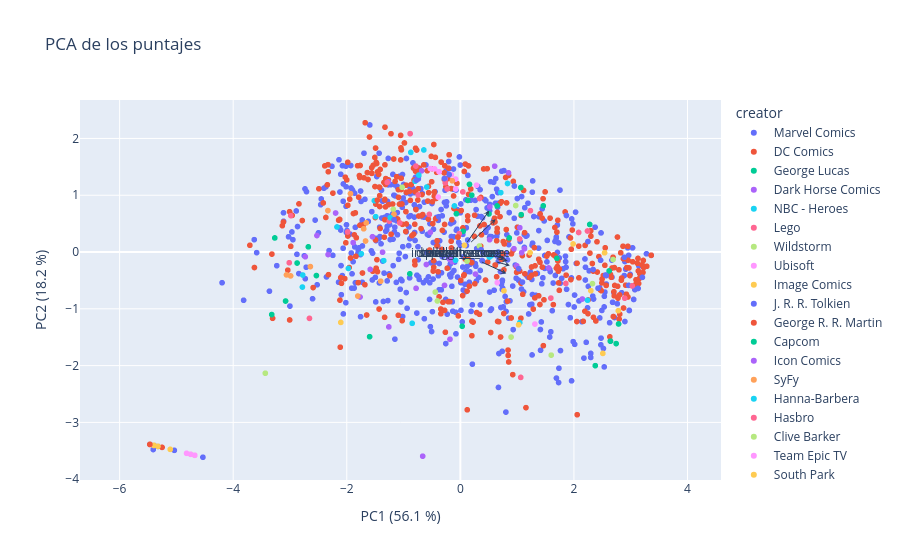

The cell this chart's notebook holds for it:
### Markdown cell above
Construyan un único mapa PCA de los 1 367 personajes, con PC1 y PC2, color por `creator` y `name` al pasar el cursor. Agreguen seis flechas con sus etiquetas y una tabla de loadings de las dos primeras componentes. Usen `components_.T * np.sqrt(explained_variance_)` y mantengan las flechas en esa escala, sin factores adicionales. Indiquen la varianza explicada en cada eje y usen la misma escala visual en ambos, para que una distancia horizontal y una vertical se lean igual (hint: `update_yaxes(scaleanchor="x")`). Las filas del mapa deben conservar el orden de `features`.

Hint: [la documentación de Plotly sobre PCA](https://plotly.com/python/pca-visualization/#visualize-loadings) muestra cómo añadir flechas con `add_annotation`, usando `axref="x"` y `ayref="y"` para que el origen y el extremo estén en coordenadas del gráfico.

### Code cell
proyeccion_pca = pca_puntajes.transform(tabular.select(PUNTAJES).to_numpy())
loadings = pca_puntajes.components_.T * np.sqrt(pca_puntajes.explained_variance_)
tabla_loadings = pl.DataFrame({
    "puntaje": PUNTAJES,
    "PC1": loadings[:, 0],
    "PC2": loadings[:, 1],
})
display(tabla_loadings)

mapa_pca = features.select("name", "creator").with_columns(
    pl.Series("PC1", proyeccion_pca[:, 0]),
    pl.Series("PC2", proyeccion_pca[:, 1]),
)
fig_pca = px.scatter(
    mapa_pca.to_pandas(), x="PC1", y="PC2", color="creator",
    hover_name="name", title="PCA de los puntajes",
)
for etiqueta, (x, y) in zip(PUNTAJES, loadings[:, :2]):
    fig_pca.add_annotation(
        x=float(x), y=float(y), ax=0, ay=0, axref="x", ayref="y",
        text=etiqueta, showarrow=True, arrowhead=3,
    )
fig_pca.update_xaxes(title=f"PC1 ({100 * pca_puntajes.explained_variance_ratio_[0]:.1f} %)")
fig_pca.update_yaxes(
    title=f"PC2 ({100 * pca_puntajes.explained_variance_ratio_[1]:.1f} %)",
    scaleanchor="x", scaleratio=1,
)
fig_pca.show()

### Figure 1 — Plotly figure (JSON) as saved in the notebook; plotly's stock layout.template omitted (floating-point values rounded to 4 significant figures; data arrays with more than 128 entries replaced by an {"elided": "..."} marker saying what was removed)
{"data": [{"hovertemplate": "<b>%{hovertext}</b><br><br>creator=Marvel Comics<br>PC1=%{x}<br>PC2=%{y}<extra></extra>", "hovertext": {"elided": "568 str values"}, "legendgroup": "Marvel Comics", "marker": {"color": "#636efa", "symbol": "circle"}, "mode": "markers", "name": "Marvel Comics", "showlegend": true, "type": "scattergl", "x": {"elided": "568 float values"}, "xaxis": "x", "y": {"elided": "568 float values"}, "yaxis": "y"}, {"hovertemplate": "<b>%{hovertext}</b><br><br>creator=DC Comics<br>PC1=%{x}<br>PC2=%{y}<extra></extra>", "hovertext": {"elided": "428 str values"}, "legendgroup": "DC Comics", "marker": {"color": "#EF553B", "symbol": "circle"}, "mode": "markers", "name": "DC Comics", "showlegend": true, "type": "scattergl", "x": {"elided": "428 float values"}, "xaxis": "x", "y": {"elided": "428 float values"}, "yaxis": "y"}, {"hovertemplate": "<b>%{hovertext}</b><br><br>creator=George Lucas<br>PC1=%{x}<br>PC2=%{y}<extra></extra>", "hovertext": ["Aayla Secura", "Darth Maul", "Darth Nihilus", "Darth Nox", "Grand Master Skywalker", "Greedo", "Indiana Jones", "Iron Man (Model 45)", "Jango Fett", "Jar Jar Binks", "Jyn Erso", "K-2SO", "Kylo Ren", "Luke Skywalker", "Qui-Gon Jinn", "Rey", "Yoda"], "legendgroup": "George Lucas", "marker": {"color": "#00cc96", "symbol": "circle"}, "mode": "markers", "name": "George Lucas", "showlegend": true, "type": "scattergl", "x": [-0.06906, 0.5046, 0.03209, 1.072, 0.8617, -2.875, -2.677, 1.7, 0.1608, -3.322, -0.04195, -5.468, 0.04967, 0.1311, 0.6474, -0.8897, 0.2012], "xaxis": "x", "y": [0.6747, 0.6713, -1.307, 0.6583, 0.248, -0.1937, 0.09122, -0.1115, 1.192, -1.101, 0.2633, -3.388, 0.3656, 0.9084, 0.812, -0.3836, 1.0], "yaxis": "y"}, {"hovertemplate": "<b>%{hovertext}</b><br><br>creator=Dark Horse Comics<br>PC1=%{x}<br>PC2=%{y}<extra></extra>", "hovertext": ["Abe Sapien", "Alien", "Alucard", "Angel Of Death", "Angel", "Barb Wire", "Buffy", "Dash", "Elastigirl", "Hellboy (Injustice 2)", "Hellboy", "Jack-Jack", "Johann Krauss", "Liz Sherman", "Mr Incredible", "Predator", "Rev-9", "Sherlock Holmes", "Solomon Kane", "Spike", "T-1000", "T-800", "T-850", "T-X", "The Boy", "The Goon", "The Lobster", "The Rumor", "Violet Parr"], "legendgroup": "Dark Horse Comics", "marker": {"color": "#ab63fa", "symbol": "circle"}, "mode": "markers", "name": "Dark Horse Comics", "showlegend": true, "type": "scattergl", "x": [0.5206, -0.279, 2.148, -0.1903, 1.129, -0.682, -0.5983, -1.259, -0.1423, 2.975, 1.556, -0.6633, 0.2665, -1.548, -0.1822, 0.5152, -0.04195, -0.2654, -1.587, 0.8476, 0.9443, -0.5276, 0.9933, 1.08, -1.268, -0.7801, 0.6042, -1.37, -1.766], "xaxis": "x", "y": [0.7952, -0.5873, -0.8271, -0.126, 0.05706, 1.43, -0.2195, -1.319, -0.1721, -1.029, -0.2799, -3.595, -0.3887, 0.2693, -1.536, 0.217, 0.2633, 1.283, -0.3068, 1.395, 0.05799, 0.3473, -0.2425, -0.01298, 1.237, -0.639, 1.512, -0.00304, -0.7918], "yaxis": "y"}, {"hovertemplate": "<b>%{hovertext}</b><br><br>creator=NBC - Heroes<br>PC1=%{x}<br>PC2=%{y}<extra></extra>", "hovertext": ["Adam Monroe", "Ando Masahashi", "Claire Bennet", "DL Hawkins", "Elle Bishop", "Luke Campbell", "Matt Parkman", "Maya Herrera", "Micah Sanders", "Mohinder Suresh", "Monica Dawson", "Nathan Petrelli", "Niki Sanders", "Peter Petrelli", "Sylar", "Tracy Strauss"], "legendgroup": "NBC - Heroes", "marker": {"color": "#19d3f3", "symbol": "circle"}, "mode": "markers", "name": "NBC - Heroes", "showlegend": true, "type": "scattergl", "x": [-0.08476, -0.04195, -0.8481, -1.744, -1.971, -0.04195, -2.172, -2.781, -2.776, -0.04195, -1.515, -0.04195, -1.349, 2.239, -0.5911, -5.468], "xaxis": "x", "y": [-0.1452, 0.2633, -1.255, -0.03054, -0.2896, 0.2633, 0.4412, -0.617, -0.4052, 0.2633, 0.9046, 0.2633, -0.1517, -0.8477, 1.144, -3.388], "yaxis": "y"}, {"hovertemplate": "<b>%{hovertext}</b><br><br>creator=Lego<br>PC1=%{x}<br>PC2=%{y}<extra></extra>", "hovertext": ["Akita", "Ash", "Batman (LEGO)", "Blizzard Samurai", "Brickster", "Chewtoy", "Cole (The LEGO Ninjago Movie)", "Cyborg (Sonar Suit)", "Garmadon (The Lego Ninjago Movie)", "General Kozu", "General Vex", "Golden Ninja", "GPL", "Jay (The LEGO Ninjago Movie)", "Kai (The LEGO Ninjago Movie)", "Koko (The LEGO Ninjago Movie)", "Lloyd (The LEGO Ninjago Movie)", "Morro", "Nya (The LEGO Ninjago Movie)", "Ray", "Ronin (Ninjago)"], "legendgroup": "Lego", "marker": {"color": "#FF6692", "symbol": "circle"}, "mode": "markers", "name": "Lego", "showlegend": true, "type": "scattergl", "x": [-1.251, 1.234, -1.065, -0.5461, -1.985, -3.013, -0.233, -0.01937, 1.858, 1.063, -2.657, 3.36, -2.986, -0.2651, 0.3378, -0.7833, 0.04388, 2.239, -1.289, -0.5032, -0.8846], "xaxis": "x", "y": [0.5445, 0.7287, 0.5124, 0.6627, 0.353, -0.1887, 1.11, 0.3224, -0.5533, -2.208, -1.169, -0.05726, 0.641, 1.218, 0.9428, 1.513, 1.059, 0.3705, 1.226, 1.464, 2.085], "yaxis": "y"}, {"hovertemplate": "<b>%{hovertext}</b><br><br>creator=Wildstorm<br>PC1=%{x}<br>PC2=%{y}<extra></extra>", "hovertext": ["Alex Mercer", "Allan Quatermain", "Castiel", "Dean Winchester", "Kratos", "Minna Murray", "Sam Winchester"], "legendgroup": "Wildstorm", "marker": {"color": "#B6E880", "symbol": "circle"}, "mode": "markers", "name": "Wildstorm", "showlegend": true, "type": "scattergl", "x": [0.8931, 0.3355, 0.9745, -1.179, 2.327, -4.749, -1.025], "xaxis": "x", "y": [-1.497, 0.1061, 0.8185, 0.7521, -0.5562, -3.562, 1.141], "yaxis": "y"}, {"hovertemplate": "<b>%{hovertext}</b><br><br>creator=Ubisoft<br>PC1=%{x}<br>PC2=%{y}<extra></extra>", "hovertext": ["Altaïr Ibn-La'Ahad", "Arno Victor Dorian", "Connor Kenway", "Desmond Miles", "Edward Kenway", "Evie Frye", "Ezio Auditore da Firenze", "Jacob Frye", "The Prince"], "legendgroup": "Ubisoft", "marker": {"color": "#FF97FF", "symbol": "circle"}, "mode": "markers", "name": "Ubisoft", "showlegend": true, "type": "scattergl", "x": [-0.1589, -0.08295, -0.3746, -0.3904, -0.3746, -0.4543, -0.08389, -0.5277, 0.2848], "xaxis": "x", "y": [1.36, 1.11, 1.413, 0.9684, 1.413, 1.464, 1.285, 1.469, 1.176], "yaxis": "y"}, {"hovertemplate": "<b>%{hovertext}</b><br><br>creator=Image Comics<br>PC1=%{x}<br>PC2=%{y}<extra></extra>", "hovertext": ["Anti-Spawn", "Billy Kincaid", "Bomb Queen", "Cogliostro", "Curse", "Cy-Gor", "Invincible", "Man Of Miracles", "Omni-Man", "Overtkill", "Redeemer II", "Redeemer III", "Resurrection Spawn", "Savage Dragon", "Spawn", "The Crow", "Violator"], "legendgroup": "Image Comics", "marker": {"color": "#FECB52", "symbol": "circle"}, "mode": "markers", "name": "Image Comics", "showlegend": true, "type": "scattergl", "x": [2.539, -0.04195, -5.396, -4.677, -5.324, -5.396, 2.782, 3.36, 3.073, -5.468, -5.108, -5.468, 2.298, 0.7679, 1.985, 1.228, 2.509], "xaxis": "x", "y": [-0.01276, 0.2633, -3.405, -3.579, -3.422, -3.405, -1.033, -0.05726, -0.662, -3.388, -3.475, -3.388, -0.6814, -0.6824, 0.1419, -0.01117, -1.785], "yaxis": "y"}, {"hovertemplate": "<b>%{hovertext}</b><br><br>creator=J. R. R. Tolkien<br>PC1=%{x}<br>PC2=%{y}<extra></extra>", "hovertext": ["Aragorn", "Eru Iluvatar", "Fëanor", "Gandalf The White", "Gandalf", "Legolas", "Witch King"], "legendgroup": "J. R. R. Tolkien", "marker": {"color": "#636efa", "symbol": "circle"}, "mode": "markers", "name": "J. R. R. Tolkien", "showlegend": true, "type": "scattergl", "x": [-0.2811, 3.36, 2.477, 1.273, 0.951, 0.3477, 1.027], "xaxis": "x", "y": [1.294, -0.05726, 0.3367, 1.252, 1.162, 1.098, -0.294], "yaxis": "y"}, {"hovertemplate": "<b>%{hovertext}</b><br><br>creator=George R. R. Martin<br>PC1=%{x}<br>PC2=%{y}<extra></extra>", "hovertext": ["Arthur Dayne", "Faceless Man", "Jaime Lannister", "Littlefinger", "Night King", "The Lord Of Light", "The Smiling Knight"], "legendgroup": "George R. R. Martin", "marker": {"color": "#EF553B", "symbol": "circle"}, "mode": "markers", "name": "George R. R. Martin", "showlegend": true, "type": "scattergl", "x": [-1.318, 0.645, -1.831, -3.319, 0.7553, 3.36, -1.463], "xaxis": "x", "y": [0.7948, 0.354, 0.2515, -0.03627, 0.1841, -0.05726, 0.9127], "yaxis": "y"}, {"hovertemplate": "<b>%{hovertext}</b><br><br>creator=Capcom<br>PC1=%{x}<br>PC2=%{y}<extra></extra>", "hovertext": ["Asura", "Dante", "Wesker", "Zero"], "legendgroup": "Capcom", "marker": {"color": "#00cc96", "symbol": "circle"}, "mode": "markers", "name": "Capcom", "showlegend": true, "type": "scattergl", "x": [2.743, 2.619, 1.065, 2.786], "xaxis": "x", "y": [-1.612, -0.3333, 1.136, -1.267], "yaxis": "y"}, {"hovertemplate": "<b>%{hovertext}</b><br><br>creator=Icon Comics<br>PC1=%{x}<br>PC2=%{y}<extra></extra>", "hovertext": ["Big Daddy", "Hit-Girl", "Kick-Ass", "Red Mist"], "legendgroup": "Icon Comics", "marker": {"color": "#ab63fa", "symbol": "circle"}, "mode": "markers", "name": "Icon Comics", "showlegend": true, "type": "scattergl", "x": [-2.525, -2.197, -2.329, -2.731], "xaxis": "x", "y": [0.2904, 0.6874, -0.04417, -0.0825], "yaxis": "y"}, {"hovertemplate": "<b>%{hovertext}</b><br><br>creator=SyFy<br>PC1=%{x}<br>PC2=%{y}<extra></extra>", "hovertext": ["Bill Harken", "Cameron Hicks", "Gary Bell", "Nina Theroux", "Penny", "Rachel Pirzad"], "legendgroup": "SyFy", "marker": {"color": "#FFA15A", "symbol": "circle"}, "mode": "markers", "name": "SyFy", "showlegend": true, "type": "scattergl", "x": [-1.403, -1.702, -2.989, -2.641, -1.657, -3.061], "xaxis": "x", "y": [-0.5136, 0.4088, -0.4204, -0.2566, 0.5139, -0.403], "yaxis": "y"}, {"hovertemplate": "<b>%{hovertext}</b><br><br>creator=Hanna-Barbera<br>PC1=%{x}<br>PC2=%{y}<extra></extra>", "hovertext": ["Birdman"], "legendgroup": "Hanna-Barbera", "marker": {"color": "#19d3f3", "symbol": "circle"}, "mode": "markers", "name": "Hanna-Barbera", "showlegend": true, "type": "scattergl", "x": [0.5456], "xaxis": "x", "y": [-0.0636], "yaxis": "y"}, {"hovertemplate": "<b>%{hovertext}</b><br><br>creator=Hasbro<br>PC1=%{x}<br>PC2=%{y}<extra></extra>", "hovertext": ["Bumblebee", "Soundwave", "Unicron"], "legendgroup": "Hasbro", "marker": {"color": "#FF6692", "symbol": "circle"}, "mode": "markers", "name": "Hasbro", "showlegend": true, "type": "scattergl", "x": [1.044, 2.083, 2.894], "xaxis": "x", "y": [0.2298, 0.3442, -0.8131], "yaxis": "y"}, {"hovertemplate": "<b>%{hovertext}</b><br><br>creator=Clive Barker<br>PC1=%{x}<br>PC2=%{y}<extra></extra>", "hovertext": ["Butterball", "Pinhead"], "legendgroup": "Clive Barker", "marker": {"color": "#B6E880", "symbol": "circle"}, "mode": "markers", "name": "Clive Barker", "showlegend": true, "type": "scattergl", "x": [0.1177, -0.4413], "xaxis": "x", "y": [-0.16, -0.7057], "yaxis": "y"}, {"hovertemplate": "<b>%{hovertext}</b><br><br>creator=Team Epic TV<br>PC1=%{x}<br>PC2=%{y}<extra></extra>", "hovertext": ["Captain Epic", "Chromos", "Little Epic", "Master Brood", "Omniscient", "Valerie Hart"], "legendgroup": "Team Epic TV", "marker": {"color": "#FF97FF", "symbol": "circle"}, "mode": "markers", "name": "Team Epic TV", "showlegend": true, "type": "scattergl", "x": [-5.468, -4.749, -0.04195, -4.677, -4.821, -5.468], "xaxis": "x", "y": [-3.388, -3.562, 0.2633, -3.579, -3.544, -3.388], "yaxis": "y"}, {"hovertemplate": "<b>%{hovertext}</b><br><br>creator=South Park<br>PC1=%{x}<br>PC2=%{y}<extra></extra>", "hovertext": ["Captain Hindsight"], "legendgroup": "South Park", "marker": {"color": "#FECB52", "symbol": "circle"}, "mode": "markers", "name": "South Park", "showlegend": true, "type": "scattergl", "x": [-2.106], "xaxis": "x", "y": [-1.239], "yaxis": "y"}, {"hovertemplate": "<b>%{hovertext}</b><br><br>creator=Shueisha<br>PC1=%{x}<br>PC2=%{y}<extra></extra>", "hovertext": ["Caulifla", "Danzō", "Devilman", "Gaara", "Goku", "Hashirama Senju", "Hinata Hyūga", "Hiruzen Sarutobi", "Ino Yamanaka", "Itachi Uchiha", "Jiraiya", "Kabuto Yakushi", "Kaguya Ōtsutsuki", "Kakashi Hatake", "Kale", "Kefla", "Kenshiro", "Killer Bee", "Kisame", "Madara Uchiha", "Might Guy", "Minato Namikaze", "Nagato Uzumaki", "Naruto Uzumaki", "Neji", "Obito Uchiha", "One Punch Man", "Orochimaru", "Rock Lee", "Sai", "Sakura Haruno", "Sasuke Uchiha", "Shikamaru", "Shisui Uchiha", "Tobirama Senju", "Tsunade", "Vegeta"], "legendgroup": "Shueisha", "marker": {"color": "#636efa", "symbol": "circle"}, "mode": "markers", "name": "Shueisha", "showlegend": true, "type": "scattergl", "x": [3.052, 0.6236, 3.073, 2.338, 2.975, 2.887, 0.6612, 0.7665, -0.3794, 2.47, 2.247, 2.556, 2.533, 1.268, 3.129, 3.129, 1.851, 2.332, 2.569, 3.206, 2.424, 1.755, 0.7559, 2.897, -0.1973, 2.964, 1.692, 1.868, 1.094, 0.3659, 2.492, 2.975, 0.7284, 1.19, 2.669, 1.981, 3.052], "xaxis": "x", "y": [-0.8348, 1.293, -0.662, -0.3081, -1.029, -0.09172, 1.045, 1.434, 0.6221, -0.1448, 0.1852, -0.4047, -2.023, 1.054, -0.6404, -0.6404, -0.074, -0.7771, -0.4149, -0.446, -0.6374, 1.091, -0.9661, -1.224, 1.363, -0.5873, -2.22, 0.6432, -0.5296, 0.04091, -1.028, -1.029, 1.423, 0.8595, -0.1435, 0.496, -0.8348], "yaxis": "y"}, {"hovertemplate": "<b>%{hovertext}</b><br><br>creator=HarperCollins<br>PC1=%{x}<br>PC2=%{y}<extra></extra>", "hovertext": ["Colin Wagner", "Danny Cooper", "Energy", "Quantum", "Renata Soliz", "Titan"], "legendgroup": "HarperCollins", "marker": {"color": "#EF553B", "symbol": "circle"}, "mode": "markers", "name": "HarperCollins", "showlegend": true, "type": "scattergl", "x": [-0.04195, -0.04195, -5.468, -0.04195, -0.04195, -5.468], "xaxis": "x", "y": [0.2633, 0.2633, -3.388, 0.2633, 0.2633, -3.388], "yaxis": "y"}, {"hovertemplate": "<b>%{hovertext}</b><br><br>creator=ABC Studios<br>PC1=%{x}<br>PC2=%{y}<extra></extra>", "hovertext": ["Daphne Powell", "Jim Powell", "JJ Powell", "Stephanie Powell"], "legendgroup": "ABC Studios", "marker": {"color": "#00cc96", "symbol": "circle"}, "mode": "markers", "name": "ABC Studios", "showlegend": true, "type": "scattergl", "x": [-3.078, -1.598, -3.268, -2.535], "xaxis": "x", "y": [-0.8629, -1.491, 0.2481, -0.4143], "yaxis": "y"}, {"hovertemplate": "<b>%{hovertext}</b><br><br>creator=Universal Studios<br>PC1=%{x}<br>PC2=%{y}<extra></extra>", "hovertext": ["Darkman"], "legendgroup": "Universal Studios", "marker": {"color": "#ab63fa", "symbol": "circle"}, "mode": "markers", "name": "Universal Studios", "showlegend": true, "type": "scattergl", "x": [-1.887], "xaxis": "x", "y": [0.1656], "yaxis": "y"}, {"hovertemplate": "<b>%{hovertext}</b><br><br>creator=Star Trek<br>PC1=%{x}<br>PC2=%{y}<extra></extra>", "hovertext": ["Data", "James T. Kirk", "Kathryn Janeway", "Spock"], "legendgroup": "Star Trek", "marker": {"color": "#FFA15A", "symbol": "circle"}, "mode": "markers", "name": "Star Trek", "showlegend": true, "type": "scattergl", "x": [-1.168, -1.935, -2.332, -1.67], "xaxis": "x", "y": [0.6649, 1.028, 0.73, 0.1943], "yaxis": "y"}, {"hovertemplate": "<b>%{hovertext}</b><br><br>creator=J. K. Rowling<br>PC1=%{x}<br>PC2=%{y}<extra></extra>", "hovertext": ["Dementor", "Harry Potter", "Hermione Granger", "Lord Voldemort", "Lucius Malfoy", "Professor Dumbledore", "Professor Severus Snape", "Sirius Black"], "legendgroup": "J. K. Rowling", "marker": {"color": "#19d3f3", "symbol": "circle"}, "mode": "markers", "name": "J. K. Rowling", "showlegend": true, "type": "scattergl", "x": [0.5109, -1.491, -1.236, -0.873, -0.7976, 0.8308, -0.6427, -0.7311], "xaxis": "x", "y": [-0.08944, 0.6225, 0.6044, 1.755, 1.247, 1.207, 1.797, 1.355], "yaxis": "y"}, {"hovertemplate": "<b>%{hovertext}</b><br><br>creator=Konami<br>PC1=%{x}<br>PC2=%{y}<extra></extra>", "hovertext": ["Dracula"], "legendgroup": "Konami", "marker": {"color": "#FF6692", "symbol": "circle"}, "mode": "markers", "name": "Konami", "showlegend": true, "type": "scattergl", "x": [3.027], "xaxis": "x", "y": [-0.5971], "yaxis": "y"}, {"hovertemplate": "<b>%{hovertext}</b><br><br>creator=Sony Pictures<br>PC1=%{x}<br>PC2=%{y}<extra></extra>", "hovertext": ["Hancock", "Paul Blart", "Spider-Man (Raimi Trilogy)"], "legendgroup": "Sony Pictures", "marker": {"color": "#B6E880", "symbol": "circle"}, "mode": "markers", "name": "Sony Pictures", "showlegend": true, "type": "scattergl", "x": [1.6, -3.434, -0.4041], "xaxis": "x", "y": [-1.816, -2.134, -0.8618], "yaxis": "y"}, {"hovertemplate": "<b>%{hovertext}</b><br><br>creator=Stephen King<br>PC1=%{x}<br>PC2=%{y}<extra></extra>", "hovertext": ["IT"], "legendgroup": "Stephen King", "marker": {"color": "#FF97FF", "symbol": "circle"}, "mode": "markers", "name": "Stephen King", "showlegend": true, "type": "scattergl", "x": [0.6499], "xaxis": "x", "y": [-0.5402], "yaxis": "y"}, {"hovertemplate": "<b>%{hovertext}</b><br><br>creator=Dreamworks<br>PC1=%{x}<br>PC2=%{y}<extra></extra>", "hovertext": ["Jack Frost"], "legendgroup": "Dreamworks", "marker": {"color": "#FECB52", "symbol": "circle"}, "mode": "markers", "name": "Dreamworks", "showlegend": true, "type": "scattergl", "x": [0.072], "xaxis": "x", "y": [0.1192], "yaxis": "y"}, {"hovertemplate": "<b>%{hovertext}</b><br><br>creator=Disney<br>PC1=%{x}<br>PC2=%{y}<extra></extra>", "hovertext": ["Jack Sparrow", "Maui", "Stan Pines"], "legendgroup": "Disney", "marker": {"color": "#636efa", "symbol": "circle"}, "mode": "markers", "name": "Disney", "showlegend": true, "type": "scattergl", "x": [-1.168, 1.263, -0.7745], "xaxis": "x", "y": [0.5675, -1.812, 1.264], "yaxis": "y"}, {"hovertemplate": "<b>%{hovertext}</b><br><br>creator=Ian Fleming<br>PC1=%{x}<br>PC2=%{y}<extra></extra>", "hovertext": ["James Bond (Craig)"], "legendgroup": "Ian Fleming", "marker": {"color": "#EF553B", "symbol": "circle"}, "mode": "markers", "name": "Ian Fleming", "showlegend": true, "type": "scattergl", "x": [-1.506], "xaxis": "x", "y": [1.665], "yaxis": "y"}, {"hovertemplate": "<b>%{hovertext}</b><br><br>creator=Nintendo<br>PC1=%{x}<br>PC2=%{y}<extra></extra>", "hovertext": ["Link", "Mario", "Master Hand", "Solid Snake"], "legendgroup": "Nintendo", "marker": {"color": "#00cc96", "symbol": "circle"}, "mode": "markers", "name": "Nintendo", "showlegend": true, "type": "scattergl", "x": [2.278, 2.376, 2.642, 1.459], "xaxis": "x", "y": [0.4855, -2.001, -1.569, 0.8133], "yaxis": "y"}, {"hovertemplate": "<b>%{hovertext}</b><br><br>creator=Microsoft<br>PC1=%{x}<br>PC2=%{y}<extra></extra>", "hovertext": ["Master Chief"], "legendgroup": "Microsoft", "marker": {"color": "#ab63fa", "symbol": "circle"}, "mode": "markers", "name": "Microsoft", "showlegend": true, "type": "scattergl", "x": [1.047], "xaxis": "x", "y": [0.4282], "yaxis": "y"}, {"hovertemplate": "<b>%{hovertext}</b><br><br>creator=Cartoon Network<br>PC1=%{x}<br>PC2=%{y}<extra></extra>", "hovertext": ["Morty Smith", "Rick Sanchez"], "legendgroup": "Cartoon Network", "marker": {"color": "#FFA15A", "symbol": "circle"}, "mode": "markers", "name": "Cartoon Network", "showlegend": true, "type": "scattergl", "x": [-1.806, -0.142], "xaxis": "x", "y": [-0.7754, 1.254], "yaxis": "y"}, {"hovertemplate": "<b>%{hovertext}</b><br><br>creator=Mortal Kombat<br>PC1=%{x}<br>PC2=%{y}<extra></extra>", "hovertext": ["Scorpion", "Shao Kahn", "Sonya Blade"], "legendgroup": "Mortal Kombat", "marker": {"color": "#19d3f3", "symbol": "circle"}, "mode": "markers", "name": "Mortal Kombat", "showlegend": true, "type": "scattergl", "x": [0.7117, 1.046, -0.1034], "xaxis": "x", "y": [1.046, -1.244, 0.8115], "yaxis": "y"}, {"hovertemplate": "<b>%{hovertext}</b><br><br>creator=IDW Publishing<br>PC1=%{x}<br>PC2=%{y}<extra></extra>", "hovertext": ["Selene", "Storm Shadow"], "legendgroup": "IDW Publishing", "marker": {"color": "#FF6692", "symbol": "circle"}, "mode": "markers", "name": "IDW Publishing", "showlegend": true, "type": "scattergl", "x": [1.594, -0.7428], "xaxis": "x", "y": [-0.8109, 1.006], "yaxis": "y"}, {"hovertemplate": "<b>%{hovertext}</b><br><br>creator=Mattel<br>PC1=%{x}<br>PC2=%{y}<extra></extra>", "hovertext": ["Skeletor"], "legendgroup": "Mattel", "marker": {"color": "#B6E880", "symbol": "circle"}, "mode": "markers", "name": "Mattel", "showlegend": true, "type": "scattergl", "x": [2.689], "xaxis": "x", "y": [-0.1324], "yaxis": "y"}, {"hovertemplate": "<b>%{hovertext}</b><br><br>creator=Sega<br>PC1=%{x}<br>PC2=%{y}<extra></extra>", "hovertext": ["Sonic The Hedgehog"], "legendgroup": "Sega", "marker": {"color": "#FF97FF", "symbol": "circle"}, "mode": "markers", "name": "Sega", "showlegend": true, "type": "scattergl", "x": [1.313], "xaxis": "x", "y": [-1.268], "yaxis": "y"}, {"hovertemplate": "<b>%{hovertext}</b><br><br>creator=Matt Groening<br>PC1=%{x}<br>PC2=%{y}<extra></extra>", "hovertext": ["Superking"], "legendgroup": "Matt Groening", "marker": {"color": "#FECB52", "symbol": "circle"}, "mode": "markers", "name": "Matt Groening", "showlegend": true, "type": "scattergl", "x": [1.026], "xaxis": "x", "y": [-1.281], "yaxis": "y"}], "layout": {"annotations": [{"arrowhead": 3, "ax": 0, "axref": "x", "ay": 0, "ayref": "y", "showarrow": true, "text": "intelligence_score", "x": 0.5059, "y": 0.7279}, {"arrowhead": 3, "ax": 0, "axref": "x", "ay": 0, "ayref": "y", "showarrow": true, "text": "strength_score", "x": 0.8091, "y": -0.3771}, {"arrowhead": 3, "ax": 0, "axref": "x", "ay": 0, "ayref": "y", "showarrow": true, "text": "speed_score", "x": 0.8352, "y": -0.1531}, {"arrowhead": 3, "ax": 0, "axref": "x", "ay": 0, "ayref": "y", "showarrow": true, "text": "durability_score", "x": 0.8712, "y": -0.239}, {"arrowhead": 3, "ax": 0, "axref": "x", "ay": 0, "ayref": "y", "showarrow": true, "text": "power_score", "x": 0.7831, "y": -0.108}, {"arrowhead": 3, "ax": 0, "axref": "x", "ay": 0, "ayref": "y", "showarrow": true, "text": "combat_score", "x": 0.6213, "y": 0.5755}], "legend": {"title": {"text": "creator"}, "tracegroupgap": 0}, "title": {"text": "PCA de los puntajes"}, "xaxis": {"anchor": "y", "domain": [0, 1], "title": {"text": "PC1 (56.1 %)"}}, "yaxis": {"anchor": "x", "domain": [0, 1], "scaleanchor": "x", "scaleratio": 1, "title": {"text": "PC2 (18.2 %)"}}}}
